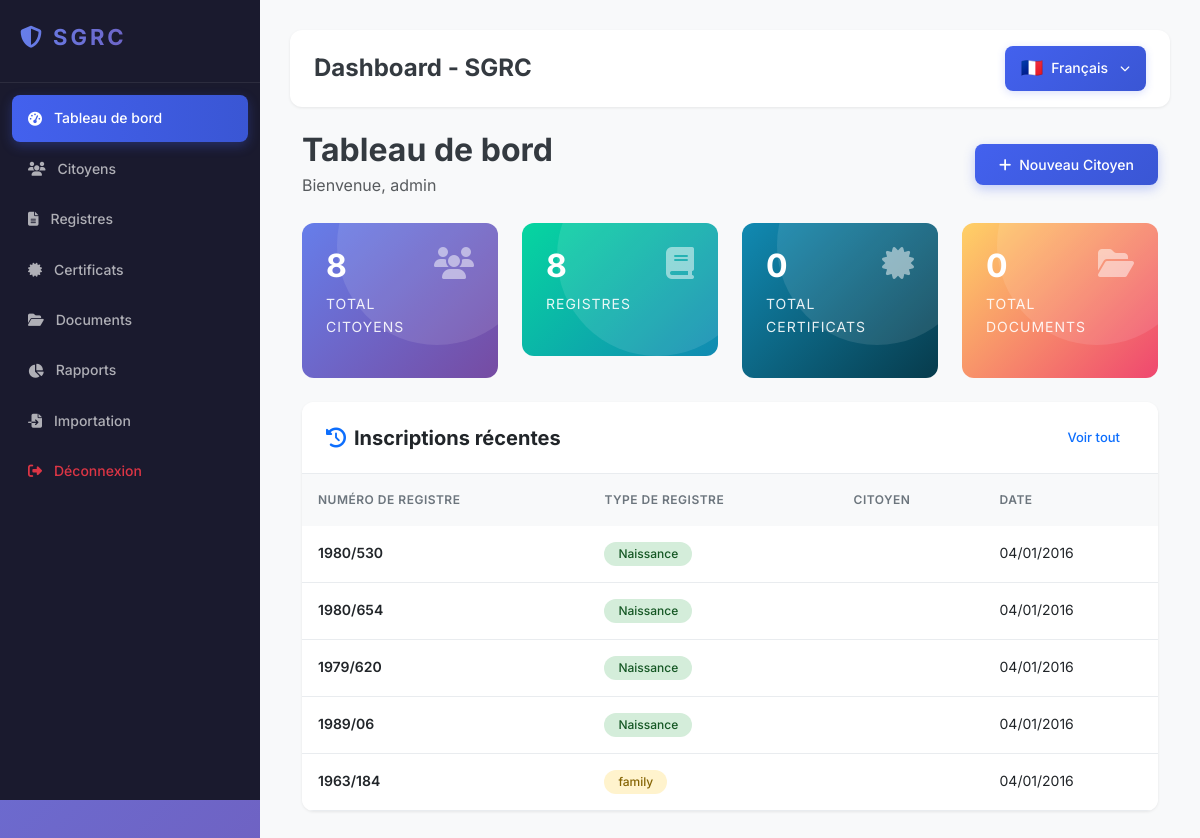
The app's page /modules/dashboard/index.php (signed in), older data.
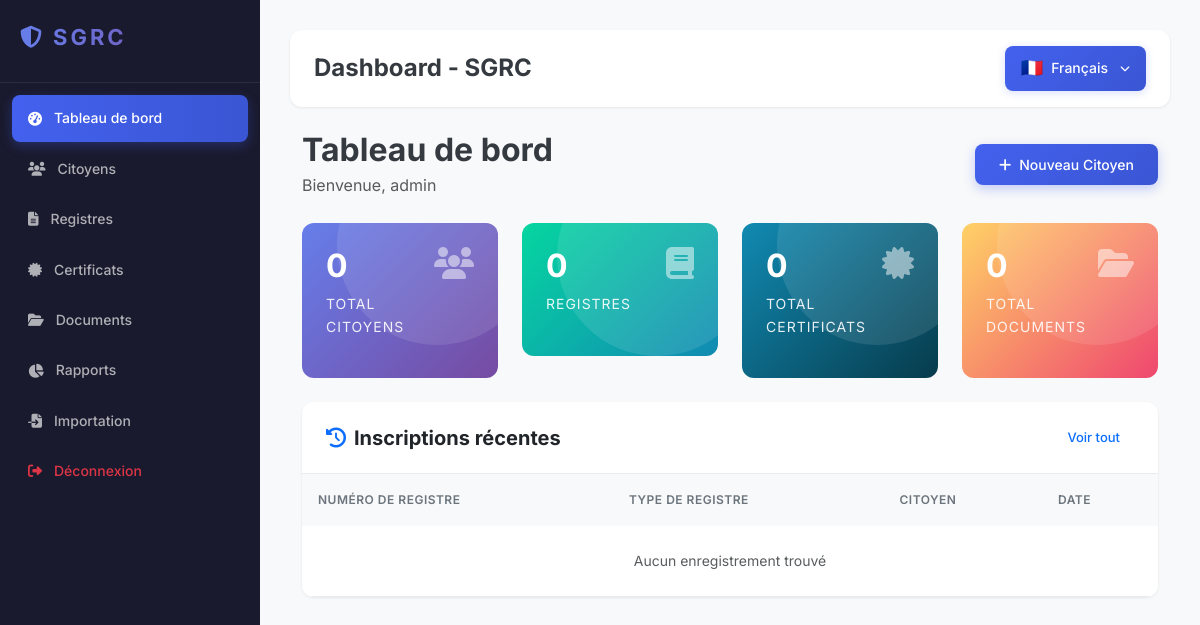
The same page, newer data.
### tables this page shows
CREATE TABLE `register_pages` (
  `id` int(11) UNSIGNED NOT NULL AUTO_INCREMENT,
  `register_book_id` int(11) UNSIGNED NOT NULL,
  `page_number` int(5) NOT NULL COMMENT 'رقم الصفحة',
  `sequential_number` int(10) NOT NULL COMMENT 'الرقم الترتيبي',
  `record_date` date NOT NULL COMMENT 'تاريخ التسجيل',
  `full_name` varchar(200) NOT NULL COMMENT 'الاسم الكامل',
  `birth_date` date DEFAULT NULL COMMENT 'تاريخ الولادة',
  `birth_place` varchar(100) DEFAULT NULL COMMENT 'مكان الولادة',
  `father_name` varchar(100) DEFAULT NULL COMMENT 'اسم الأب',
  `mother_name` varchar(100) DEFAULT NULL COMMENT 'اسم الأم',
  `family_name` varchar(100) DEFAULT NULL COMMENT 'الاسم العائلي',
  `address` varchar(255) DEFAULT NULL COMMENT 'العنوان',
  `id_number` varchar(20) DEFAULT NULL COMMENT 'رقم الهوية',
  `notes` text DEFAULT NULL COMMENT 'ملاحظات',
  `scan_path` varchar(255) DEFAULT NULL COMMENT 'مسار المسح الضوئي',
  `ocr_text` text DEFAULT NULL COMMENT 'نص OCR',
  `ocr_confidence` decimal(5,2) DEFAULT NULL,
  `citizen_id` int(11) UNSIGNED DEFAULT NULL COMMENT 'رابط بالمواطن',
  `created_by` int(11) UNSIGNED DEFAULT NULL,
  `created_at` timestamp NOT NULL DEFAULT current_timestamp(),
  `updated_at` timestamp NOT NULL DEFAULT current_timestamp() ON UPDATE current_timestamp(),
  PRIMARY KEY (`id`),
  UNIQUE KEY `unique_page` (`register_book_id`, `page_number`, `sequential_number`),
  KEY `sequential_number` (`sequential_number`),
  KEY `record_date` (`record_date`),
  KEY `full_name` (`full_name`),
  KEY `citizen_id` (`citizen_id`),
  CONSTRAINT `fk_pages_book` FOREIGN KEY (`register_book_id`) REFERENCES `register_books` (`id`) ON DELETE CASCADE,
  CONSTRAINT `fk_pages_citizen` FOREIGN KEY (`citizen_id`) REFERENCES `citizens` (`id`) ON DELETE SET NULL,
  CONSTRAINT `fk_pages_created_by` FOREIGN KEY (`created_by`) REFERENCES `users` (`id`) ON DELETE SET NULL
);

CREATE TABLE `register_books` (
  `id` int(11) UNSIGNED NOT NULL AUTO_INCREMENT,
  `register_number` varchar(50) NOT NULL COMMENT 'رقم السجل',
  `register_type` enum('birth','death','marriage','divorce','family','residence','other') NOT NULL DEFAULT 'birth' COMMENT 'نوع السجل',
  `register_type_label` varchar(100) DEFAULT NULL,
  `register_type_label_fr` varchar(100) DEFAULT NULL,
  `year` int(4) NOT NULL COMMENT 'سنة السجل',
  `page_count` int(5) DEFAULT 0 COMMENT 'عدد الصفحات',
  `status` enum('active','archived','closed') NOT NULL DEFAULT 'active',
  `location` varchar(100) DEFAULT NULL COMMENT 'مكان التخزين',
  `notes` text DEFAULT NULL,
  `created_by` int(11) UNSIGNED DEFAULT NULL,
  `created_at` timestamp NOT NULL DEFAULT current_timestamp(),
  `updated_at` timestamp NOT NULL DEFAULT current_timestamp() ON UPDATE current_timestamp(),
  PRIMARY KEY (`id`),
  UNIQUE KEY `register_number` (`register_number`),
  KEY `register_type` (`register_type`),
  KEY `year` (`year`),
  KEY `status` (`status`),
  CONSTRAINT `fk_books_created_by` FOREIGN KEY (`created_by`) REFERENCES `users` (`id`) ON DELETE SET NULL
);

### config/database.php (called while the page is built, shortened)
<?php
class Database {
    private static $instance = null;
        private $pdo;
            private function __construct() {
                    try {
                                $dsn = "mysql:host=" . DB_HOST . ";dbname=" . DB_NAME . ";charset=" . DB_CHARSET;
                                            $this->pdo = new PDO($dsn, DB_USER, DB_PASS);
                                                        $this->pdo->setAttribute(PDO::ATTR_ERRMODE, PDO::ERRMODE_EXCEPTION);
                                                                    $this->pdo->setAttribute(PDO::ATTR_DEFAULT_FETCH_MODE, PDO::FETCH_ASSOC);
                                                                                            $this->pdo->setAttribute(PDO::ATTR_EMULATE_PREPARES, false);
                                                                                                    } catch (PDOException $e) {
                                                                                                                die("Connection failed: " . $e->getMessage());
                                                                                                                        }
                                                                                                                            }
                                                                                                                                public static function getInstance() {
                                                                                                                                        if (self::$instance === null) {
                                                                                                                                                    self::$instance = new self();
                                                                                                                                                            }
                                                                                                                                                                    return self::$instance;
                                                                                                                                                                        }
                                                                                                                                                                                            public function query($sql, $params = []) {
                                                                                                                                                                                                    $stmt = $this->pdo->prepare($sql);
                                                                                                                                                                                                            $stmt->execute($params);
                                                                                                                                                                                                                    return $stmt;
                                                                                                                                                                                                                        }
                                                                                                                                                                                                                        }

### modules/dashboard/index.php (the view, shortened to what the rows shown need)
<?php
require_once dirname(__FILE__) . '/../../includes/header.php';
$db = Database::getInstance();
$stats = array(
    'citizens' => $db->query("SELECT COUNT(*) as c FROM citizens")->fetch()['c'],
    'register_books' => $db->query("SELECT COUNT(*) as c FROM register_books")->fetch()['c'],
    'certificates' => $db->query("SELECT COUNT(*) as c FROM certificates")->fetch()['c'],
    'documents' => $db->query("SELECT COUNT(*) as c FROM documents")->fetch()['c'],
    'recent_pages' => $db->query("SELECT rp.*, rb.register_number, rb.register_type, c.first_name, c.family_name FROM register_pages rp LEFT JOIN register_books rb ON rp.register_book_id = rb.id LEFT JOIN citizens c ON rp.citizen_id = c.id ORDER BY rp.created_at DESC LIMIT 5")->fetchAll()
);
?>
<div class="container-fluid">
    <div class="d-flex justify-content-between align-items-center mb-4">
        <div>
            <h2 class="fw-bold mb-1"><?php echo isset($lang['dashboard']) ? $lang['dashboard'] : 'Dashboard'; ?></h2>
        </div>
    </div>
    <div class="card">
        <div class="card-body p-0">
            <div class="table-responsive">
                <table class="table mb-0">
                    <thead>
                        <tr>
                            <th><?php echo isset($lang['register_number']) ? $lang['register_number'] : 'Register #'; ?></th>
                            <th><?php echo isset($lang['register_type']) ? $lang['register_type'] : 'Type'; ?></th>
                            <th><?php echo isset($lang['citizen']) ? $lang['citizen'] : 'Citizen'; ?></th>
                            <th><?php echo isset($lang['date']) ? $lang['date'] : 'Date'; ?></th>
                        </tr>
                    </thead>
                    <tbody>
                        <?php foreach ($stats['recent_pages'] as $reg): ?>
                        <tr>
                            <td class="fw-semibold"><?php echo htmlspecialchars($reg['register_number']); ?></td>
                            <td>
                                <span class="badge bg-<?php echo $reg['register_type'] === 'birth' ? 'success' : ($reg['register_type'] === 'death' ? 'dark' : ($reg['register_type'] === 'marriage' ? 'info' : 'warning')); ?>">
                                    <?php echo isset($lang[$reg['register_type']]) ? $lang[$reg['register_type']] : $reg['register_type']; ?>
                                </span>
                            </td>
                            <td><?php echo htmlspecialchars(($reg['first_name'] ?? '') . ' ' . ($reg['family_name'] ?? '')); ?></td>
                            <td><?php echo date('d/m/Y', strtotime($reg['record_date'])); ?></td>
                        </tr>
                        <?php endforeach; ?>
                    </tbody>
                </table>
            </div>
        </div>
    </div>
</div>
<?php require_once dirname(__FILE__) . '/../../includes/footer.php'; ?>

Row changes from the older to the newer data that the page shows:
removed register_pages: register_book.register_number "1980/530", register_book.register_type "Naissance", record_date "04/01/2016"
removed register_pages: register_book.register_number "1980/654", register_book.register_type "Naissance", record_date "04/01/2016"
removed register_pages: register_book.register_number "1979/620", register_book.register_type "Naissance", record_date "04/01/2016"
removed register_pages: register_book.register_number "1989/06", register_book.register_type "Naissance", record_date "04/01/2016"
removed register_pages: register_book.register_number "1963/184", register_book.register_type "family", record_date "04/01/2016"
Text that changed along with them:
$stats['citizens']: "8" → "0"
$stats['register_books']: "8" → "0"
$lang['no_records']: (not shown) → "Aucun enregistrement trouvé"
